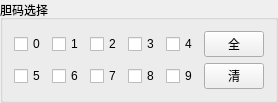
            <widget class="QGroupBox" name="groupBox_2">
             <property name="title">
              <string>胆码选择</string>
             </property>
             <layout class="QVBoxLayout" name="verticalLayout_3">
              <item>
               <layout class="QVBoxLayout" name="verticalLayout_2">
                <item>
                 <layout class="QHBoxLayout" name="horizontalLayout_2">
                  <item>
                   <widget class="QCheckBox" name="checkBox_5">
                    <property name="text">
                     <string>0</string>
                    </property>
                   </widget>
                  </item>
                  <item>
                   <widget class="QCheckBox" name="checkBox_7">
                    <property name="text">
                     <string>1</string>
                    </property>
                   </widget>
                  </item>
                  <item>
                   <widget class="QCheckBox" name="checkBox_6">
                    <property name="text">
                     <string>2</string>
                    </property>
                   </widget>
                  </item>
                  <item>
                   <widget class="QCheckBox" name="checkBox_8">
                    <property name="text">
                     <string>3</string>
                    </property>
                   </widget>
                  </item>
                  <item>
                   <widget class="QCheckBox" name="checkBox_9">
                    <property name="text">
                     <string>4</string>
                    </property>
                   </widget>
                  </item>
                  <item>
                   <widget class="QPushButton" name="pushButton_3">
                    <property name="minimumSize">
                     <size>
                      <width>30</width>
                      <height>0</height>
                     </size>
                    </property>
                    <property name="maximumSize">
                     <size>
                      <width>60</width>
                      <height>16777215</height>
                     </size>
                    </property>
                    <property name="text">
                     <string>全</string>
                    </property>
                   </widget>
                  </item>
                 </layout>
                </item>
                <item>
                 <layout class="QHBoxLayout" name="horizontalLayout_3">
                  <item>
                   <widget class="QCheckBox" name="checkBox_13">
                    <property name="text">
                     <string>5</string>
                    </property>
                   </widget>
                  </item>
                  <item>
                   <widget class="QCheckBox" name="checkBox_14">
                    <property name="text">
                     <string>6</string>
                    </property>
                   </widget>
                  </item>
                  <item>
                   <widget class="QCheckBox" name="checkBox_12">
                    <property name="text">
                     <string>7</string>
                    </property>
                   </widget>
                  </item>
                  <item>
                   <widget class="QCheckBox" name="checkBox_11">
                    <property name="text">
                     <string>8</string>
                    </property>
                   </widget>
                  </item>
                  <item>
                   <widget class="QCheckBox" name="checkBox_10">
                    <property name="text">
                     <string>9</string>
                    </property>
                   </widget>
                  </item>
                  <item>
                   <widget class="QPushButton" name="pushButton_4">
                    <property name="minimumSize">
                     <size>
                      <width>30</width>
                      <height>0</height>
                     </size>
                    </property>
                    <property name="maximumSize">
                     <size>
                      <width>60</width>
                      <height>16777215</height>
                     </size>
                    </property>
                    <property name="text">
                     <string>清</string>
                    </property>
                   </widget>
                  </item>
                 </layout>
                </item>
               </layout>
              </item>
             </layout>
            </widget>
